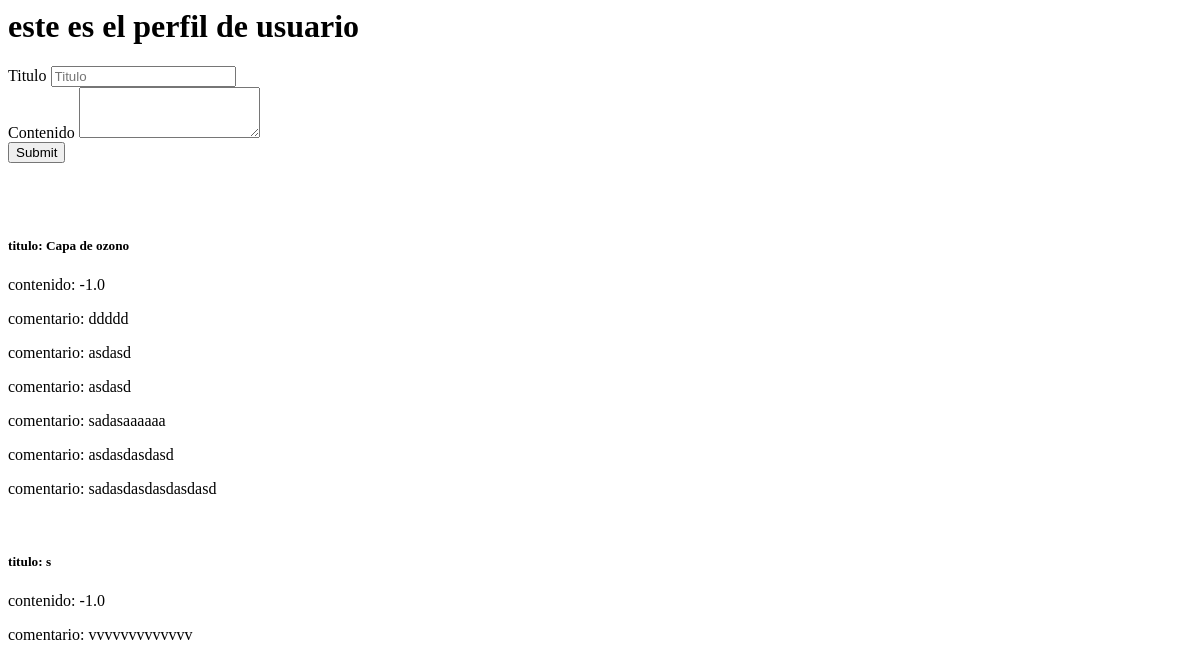
The page /perfil_usuario/ (signed in) on the database as committed earlier.
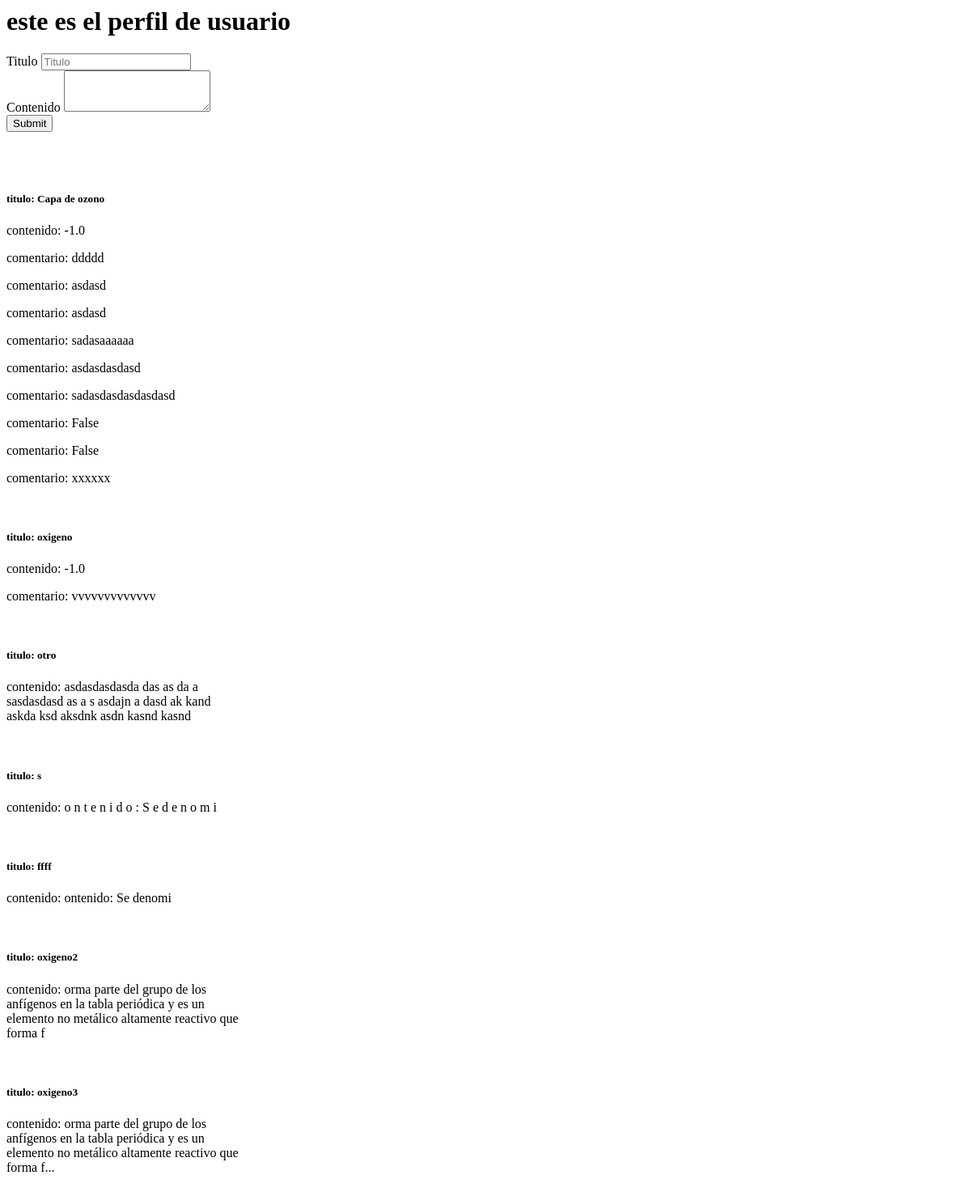
The same page on the database as committed later.
### feed/models.py (models this page shows, shortened)
class post(models.Model):
    posteador = models.ForeignKey(usuario, on_delete=models.CASCADE, null=True)
    titulo = models.CharField(max_length=100)
    contenido = models.TextField()
    pre_contenido = models.TextField()
    tipo_17_ODS= models.CharField( choices=tipos , max_length=50, default=1)
    creado_en = models.DateTimeField(auto_now_add=True)
    actualizado_en = models.DateTimeField(auto_now=True)
    me_gusta = models.IntegerField(default=0)
    no_megusta = models.IntegerField(default=0)
    visitas = models.IntegerField(default=0)

class comentario(models.Model):
    post = models.ForeignKey(post, on_delete=models.CASCADE)
    comentador = models.ForeignKey(usuario, on_delete=models.CASCADE, null=True)
    contenido = models.TextField()
    creado_en = models.DateTimeField(auto_now_add=True)
    actualizado_en = models.DateTimeField(auto_now=True)

### feed/views.py (the view)
# urls.py: path('perfil_usuario/',views.perfil_usuario, name='perfil_usuario'),
def perfil_usuario(request):
    posteos = post.objects.filter(posteador_id=request.user.id)
    comentarios = comentario.objects.filter(comentador_id=request.user.id)
    return render(request,"perfil_usuario.html",{'posteos':posteos, 'comentarios':comentarios})

### feed/templates/perfil_usuario.html
{% extends "base.html" %}
{% block content %}
    <h1>este es el perfil de usuario</h1>
    <form action="agregar_post/" method="POST" class="form" > {% csrf_token %}
        <div class="form-group">
            <label for="titulo">Titulo</label>
            <input type="text" class="form-control" id="txttitulo" name="txttitulo" placeholder="Titulo">
        </div>
        <div class="form-group">
            <label for="contenido">Contenido</label>
            <textarea class="form-control" id="txtcontenido" name="txtcontenido" rows="3"></textarea>
        </div>
        <button type="submit" class="btn btn-primary">Submit</button>
    </form>
     <br>
     <br>
     {% for post in posteos %}
     <div class="card" style="width: 18rem;">
         <div class="card-body">
             <h5 class="card-title">titulo: {{ post.titulo }}</h5>
             <p class="card-text">contenido: {{ post.pre_contenido }}</p>
             {% for comentario in comentarios %}
             {% if comentario.post_id == post.id %}
                 <p class="card-text">comentario: {{ comentario.contenido }}</p>
             {% endif %}
             {% endfor %}
             <br>
         </div>
     </div>
 {% endfor %}
{% endblock %}

Rows that differ between the two databases and show on the page:
added comentario: contenido "False", shown under post "Capa de ozono"
added comentario: contenido "False", shown under post "Capa de ozono"
added comentario: contenido "xxxxxx", shown under post "Capa de ozono"
changed post: titulo "s" → "oxigeno"
added post: titulo "otro", pre_contenido "asdasdasdasda das as da a sasdasdasd as a s asdajn a dasd ak kand askda ksd aksdnk asdn kasnd kasnd"
added post: titulo "s", pre_contenido "o n t e n i d o : S e d e n o m i"
added post: titulo "ffff", pre_contenido "ontenido: Se denomi"
added post: titulo "oxigeno2", pre_contenido "orma parte del grupo de los anfígenos en la tabla periódica y es un elemento no metálico altamente reactivo que forma f"
added post: titulo "oxigeno3", pre_contenido "orma parte del grupo de los anfígenos en la tabla periódica y es un elemento no metálico altamente reactivo que forma f..."
